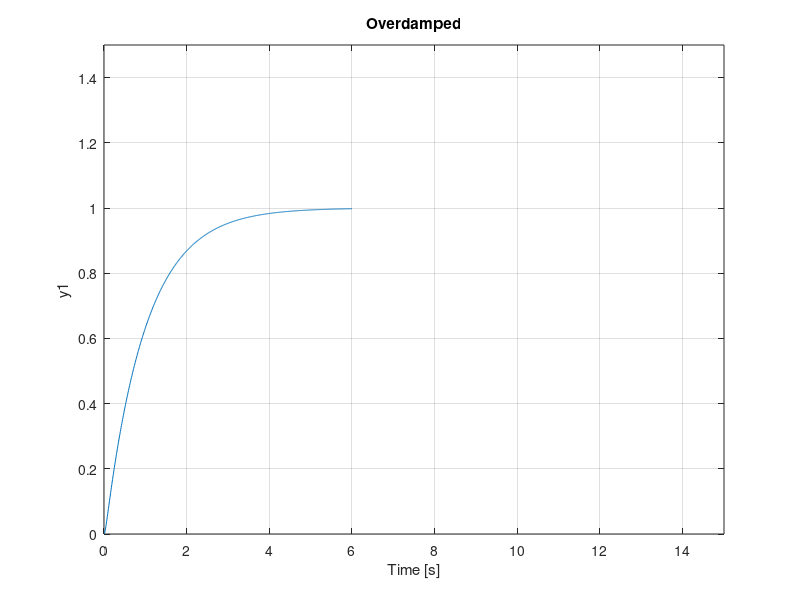

Write MATLAB code to recreate this figure.
%define the constant:
zeta = 3; 
wn = 6; 
%transfer function
num = [0 0 wn^2];
den = [1 2*zeta*wn wn^2];
G = tf(num,den);
step(G)
title('Overdamped')
xlim([0 15])
ylim([0 1.5])